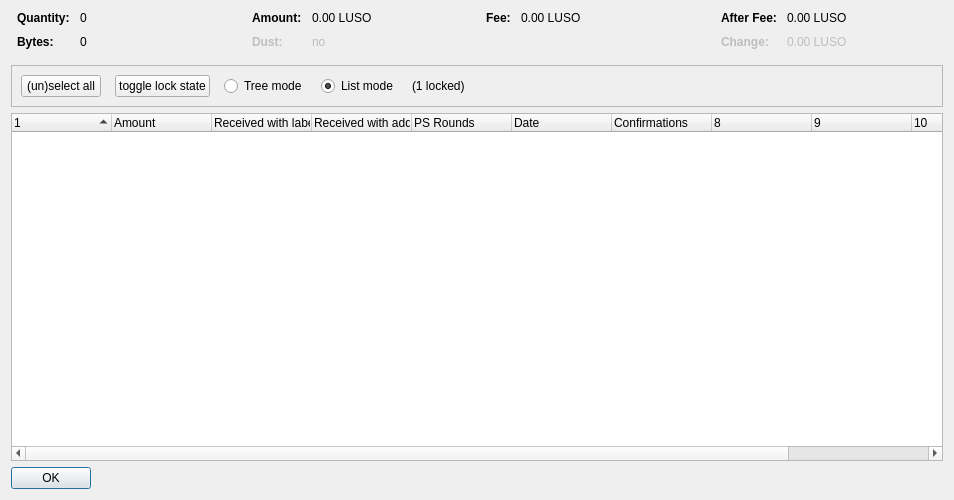
<?xml version="1.0" encoding="UTF-8"?>
<ui version="4.0">
 <class>CoinControlDialog</class>
 <widget class="QDialog" name="CoinControlDialog">
  <property name="geometry">
   <rect>
    <x>0</x>
    <y>0</y>
    <width>954</width>
    <height>500</height>
   </rect>
  </property>
  <property name="windowTitle">
   <string>Coin Selection</string>
  </property>
  <layout class="QVBoxLayout" name="verticalLayout">
   <item>
    <layout class="QHBoxLayout" name="horizontalLayoutTop" stretch="0,0,0,0">
     <property name="topMargin">
      <number>0</number>
     </property>
     <property name="bottomMargin">
      <number>10</number>
     </property>
     <item>
      <layout class="QFormLayout" name="formLayoutCoinControl1">
       <property name="horizontalSpacing">
        <number>10</number>
       </property>
       <property name="verticalSpacing">
        <number>10</number>
       </property>
       <property name="leftMargin">
        <number>6</number>
       </property>
       <property name="rightMargin">
        <number>6</number>
       </property>
       <item row="0" column="0">
        <widget class="QLabel" name="labelCoinControlQuantityText">
         <property name="font">
          <font>
           <weight>75</weight>
           <bold>true</bold>
          </font>
         </property>
         <property name="text">
          <string>Quantity:</string>
         </property>
        </widget>
       </item>
       <item row="0" column="1">
        <widget class="QLabel" name="labelCoinControlQuantity">
         <property name="cursor">
          <cursorShape>IBeamCursor</cursorShape>
         </property>
         <property name="contextMenuPolicy">
          <enum>Qt::ActionsContextMenu</enum>
         </property>
         <property name="text">
          <string notr="true">0</string>
         </property>
         <property name="textInteractionFlags">
          <set>Qt::LinksAccessibleByMouse|Qt::TextSelectableByKeyboard|Qt::TextSelectableByMouse</set>
         </property>
        </widget>
       </item>
       <item row="1" column="0">
        <widget class="QLabel" name="labelCoinControlBytesText">
         <property name="font">
          <font>
           <weight>75</weight>
           <bold>true</bold>
          </font>
         </property>
         <property name="text">
          <string>Bytes:</string>
         </property>
        </widget>
       </item>
       <item row="1" column="1">
        <widget class="QLabel" name="labelCoinControlBytes">
         <property name="cursor">
          <cursorShape>IBeamCursor</cursorShape>
         </property>
         <property name="contextMenuPolicy">
          <enum>Qt::ActionsContextMenu</enum>
         </property>
         <property name="text">
          <string notr="true">0</string>
         </property>
         <property name="textInteractionFlags">
          <set>Qt::LinksAccessibleByMouse|Qt::TextSelectableByKeyboard|Qt::TextSelectableByMouse</set>
         </property>
        </widget>
       </item>
      </layout>
     </item>
     <item>
      <layout class="QFormLayout" name="formLayoutCoinControl2">
       <property name="horizontalSpacing">
        <number>10</number>
       </property>
       <property name="verticalSpacing">
        <number>10</number>
       </property>
       <property name="leftMargin">
        <number>6</number>
       </property>
       <property name="rightMargin">
        <number>6</number>
       </property>
       <item row="0" column="0">
        <widget class="QLabel" name="labelCoinControlAmountText">
         <property name="font">
          <font>
           <weight>75</weight>
           <bold>true</bold>
          </font>
         </property>
         <property name="text">
          <string>Amount:</string>
         </property>
        </widget>
       </item>
       <item row="0" column="1">
        <widget class="QLabel" name="labelCoinControlAmount">
         <property name="cursor">
          <cursorShape>IBeamCursor</cursorShape>
         </property>
         <property name="contextMenuPolicy">
          <enum>Qt::ActionsContextMenu</enum>
         </property>
         <property name="text">
          <string notr="true">0.00 LUSO</string>
         </property>
         <property name="textInteractionFlags">
          <set>Qt::LinksAccessibleByMouse|Qt::TextSelectableByKeyboard|Qt::TextSelectableByMouse</set>
         </property>
        </widget>
       </item>
       <item row="1" column="0">
        <widget class="QLabel" name="labelCoinControlLowOutputText">
         <property name="enabled">
          <bool>false</bool>
         </property>
         <property name="font">
          <font>
           <weight>75</weight>
           <bold>true</bold>
          </font>
         </property>
         <property name="text">
          <string>Dust:</string>
         </property>
        </widget>
       </item>
       <item row="1" column="1">
        <widget class="QLabel" name="labelCoinControlLowOutput">
         <property name="enabled">
          <bool>false</bool>
         </property>
         <property name="cursor">
          <cursorShape>IBeamCursor</cursorShape>
         </property>
         <property name="contextMenuPolicy">
          <enum>Qt::ActionsContextMenu</enum>
         </property>
         <property name="text">
          <string notr="true">no</string>
         </property>
         <property name="textInteractionFlags">
          <set>Qt::LinksAccessibleByMouse|Qt::TextSelectableByKeyboard|Qt::TextSelectableByMouse</set>
         </property>
        </widget>
       </item>
      </layout>
     </item>
     <item>
      <layout class="QFormLayout" name="formLayoutCoinControl3">
       <property name="horizontalSpacing">
        <number>10</number>
       </property>
       <property name="verticalSpacing">
        <number>10</number>
       </property>
       <property name="leftMargin">
        <number>6</number>
       </property>
       <property name="rightMargin">
        <number>6</number>
       </property>
       <item row="0" column="0">
        <widget class="QLabel" name="labelCoinControlFeeText">
         <property name="font">
          <font>
           <weight>75</weight>
           <bold>true</bold>
          </font>
         </property>
         <property name="text">
          <string>Fee:</string>
         </property>
        </widget>
       </item>
       <item row="0" column="1">
        <widget class="QLabel" name="labelCoinControlFee">
         <property name="cursor">
          <cursorShape>IBeamCursor</cursorShape>
         </property>
         <property name="contextMenuPolicy">
          <enum>Qt::ActionsContextMenu</enum>
         </property>
         <property name="text">
          <string notr="true">0.00 LUSO</string>
         </property>
         <property name="textInteractionFlags">
          <set>Qt::LinksAccessibleByMouse|Qt::TextSelectableByKeyboard|Qt::TextSelectableByMouse</set>
         </property>
        </widget>
       </item>
      </layout>
     </item>
     <item>
      <layout class="QFormLayout" name="formLayoutCoinControl4">
       <property name="horizontalSpacing">
        <number>10</number>
       </property>
       <property name="verticalSpacing">
        <number>10</number>
       </property>
       <property name="leftMargin">
        <number>6</number>
       </property>
       <property name="rightMargin">
        <number>6</number>
       </property>
       <item row="0" column="0">
        <widget class="QLabel" name="labelCoinControlAfterFeeText">
         <property name="font">
          <font>
           <weight>75</weight>
           <bold>true</bold>
          </font>
         </property>
         <property name="text">
          <string>After Fee:</string>
         </property>
        </widget>
       </item>
       <item row="0" column="1">
        <widget class="QLabel" name="labelCoinControlAfterFee">
         <property name="cursor">
          <cursorShape>IBeamCursor</cursorShape>
         </property>
         <property name="contextMenuPolicy">
          <enum>Qt::ActionsContextMenu</enum>
         </property>
         <property name="text">
          <string notr="true">0.00 LUSO</string>
         </property>
         <property name="textInteractionFlags">
          <set>Qt::LinksAccessibleByMouse|Qt::TextSelectableByKeyboard|Qt::TextSelectableByMouse</set>
         </property>
        </widget>
       </item>
       <item row="1" column="0">
        <widget class="QLabel" name="labelCoinControlChangeText">
         <property name="enabled">
          <bool>false</bool>
         </property>
         <property name="font">
          <font>
           <weight>75</weight>
           <bold>true</bold>
          </font>
         </property>
         <property name="text">
          <string>Change:</string>
         </property>
        </widget>
       </item>
       <item row="1" column="1">
        <widget class="QLabel" name="labelCoinControlChange">
         <property name="enabled">
          <bool>false</bool>
         </property>
         <property name="cursor">
          <cursorShape>IBeamCursor</cursorShape>
         </property>
         <property name="contextMenuPolicy">
          <enum>Qt::ActionsContextMenu</enum>
         </property>
         <property name="text">
          <string notr="true">0.00 LUSO</string>
         </property>
         <property name="textInteractionFlags">
          <set>Qt::LinksAccessibleByMouse|Qt::TextSelectableByKeyboard|Qt::TextSelectableByMouse</set>
         </property>
        </widget>
       </item>
      </layout>
     </item>
    </layout>
   </item>
   <item>
    <widget class="QFrame" name="frame">
     <property name="minimumSize">
      <size>
       <width>0</width>
       <height>40</height>
      </size>
     </property>
     <property name="frameShape">
      <enum>QFrame::StyledPanel</enum>
     </property>
     <property name="frameShadow">
      <enum>QFrame::Sunken</enum>
     </property>
     <layout class="QHBoxLayout" name="horizontalLayout">
      <item>
       <layout class="QHBoxLayout" name="horizontalLayoutPanel" stretch="0,0,0,0,0,0">
        <property name="spacing">
         <number>14</number>
        </property>
        <item>
         <widget class="QPushButton" name="pushButtonSelectAll">
          <property name="sizePolicy">
           <sizepolicy hsizetype="Maximum" vsizetype="Fixed">
            <horstretch>0</horstretch>
            <verstretch>0</verstretch>
           </sizepolicy>
          </property>
          <property name="text">
           <string>(un)select all</string>
          </property>
          <property name="autoDefault">
           <bool>false</bool>
          </property>
         </widget>
        </item>
        <item>
         <widget class="QPushButton" name="pushButtonToggleLock">
          <property name="sizePolicy">
           <sizepolicy hsizetype="Maximum" vsizetype="Fixed">
            <horstretch>0</horstretch>
            <verstretch>0</verstretch>
           </sizepolicy>
          </property>
          <property name="text">
           <string>toggle lock state</string>
          </property>
          <property name="autoDefault">
           <bool>false</bool>
          </property>
         </widget>
        </item>
        <item>
         <widget class="QRadioButton" name="radioTreeMode">
          <property name="sizePolicy">
           <sizepolicy hsizetype="Maximum" vsizetype="Fixed">
            <horstretch>0</horstretch>
            <verstretch>0</verstretch>
           </sizepolicy>
          </property>
          <property name="text">
           <string>Tree mode</string>
          </property>
         </widget>
        </item>
        <item>
         <widget class="QRadioButton" name="radioListMode">
          <property name="sizePolicy">
           <sizepolicy hsizetype="Maximum" vsizetype="Fixed">
            <horstretch>0</horstretch>
            <verstretch>0</verstretch>
           </sizepolicy>
          </property>
          <property name="text">
           <string>List mode</string>
          </property>
          <property name="checked">
           <bool>true</bool>
          </property>
         </widget>
        </item>
        <item>
         <widget class="QLabel" name="labelLocked">
          <property name="text">
           <string>(1 locked)</string>
          </property>
         </widget>
        </item>
        <item>
         <spacer name="horizontalSpacer">
          <property name="orientation">
           <enum>Qt::Horizontal</enum>
          </property>
          <property name="sizeHint" stdset="0">
           <size>
            <width>40</width>
            <height>20</height>
           </size>
          </property>
         </spacer>
        </item>
       </layout>
      </item>
     </layout>
    </widget>
   </item>
   <item>
    <widget class="CoinControlTreeWidget" name="treeWidget">
     <property name="contextMenuPolicy">
      <enum>Qt::CustomContextMenu</enum>
     </property>
     <property name="sortingEnabled">
      <bool>false</bool>
     </property>
     <property name="columnCount">
      <number>11</number>
     </property>
     <attribute name="headerShowSortIndicator" stdset="0">
      <bool>true</bool>
     </attribute>
     <attribute name="headerStretchLastSection">
      <bool>false</bool>
     </attribute>
     <column>
      <property name="text">
       <string/>
      </property>
     </column>
     <column>
      <property name="text">
       <string>Amount</string>
      </property>
     </column>
     <column>
      <property name="text">
       <string>Received with label</string>
      </property>
     </column>
     <column>
      <property name="text">
       <string>Received with address</string>
      </property>
     </column>
     <column>
      <property name="text">
       <string>PS Rounds</string>
      </property>
     </column>
     <column>
      <property name="text">
       <string>Date</string>
      </property>
     </column>
     <column>
      <property name="text">
       <string>Confirmations</string>
      </property>
      <property name="toolTip">
       <string>Confirmed</string>
      </property>
     </column>
     <column>
      <property name="text">
       <string/>
      </property>
     </column>
     <column>
      <property name="text">
       <string/>
      </property>
     </column>
     <column>
      <property name="text">
       <string/>
      </property>
     </column>
     <column>
      <property name="text">
       <string/>
      </property>
     </column>
    </widget>
   </item>
   <item>
    <widget class="QDialogButtonBox" name="buttonBox">
     <property name="sizePolicy">
      <sizepolicy hsizetype="Maximum" vsizetype="Fixed">
       <horstretch>0</horstretch>
       <verstretch>0</verstretch>
      </sizepolicy>
     </property>
     <property name="orientation">
      <enum>Qt::Horizontal</enum>
     </property>
     <property name="standardButtons">
      <set>QDialogButtonBox::Ok</set>
     </property>
    </widget>
   </item>
  </layout>
 </widget>
 <customwidgets>
  <customwidget>
   <class>CoinControlTreeWidget</class>
   <extends>QTreeWidget</extends>
   <header>coincontroltreewidget.h</header>
  </customwidget>
 </customwidgets>
 <resources/>
 <connections/>
</ui>
